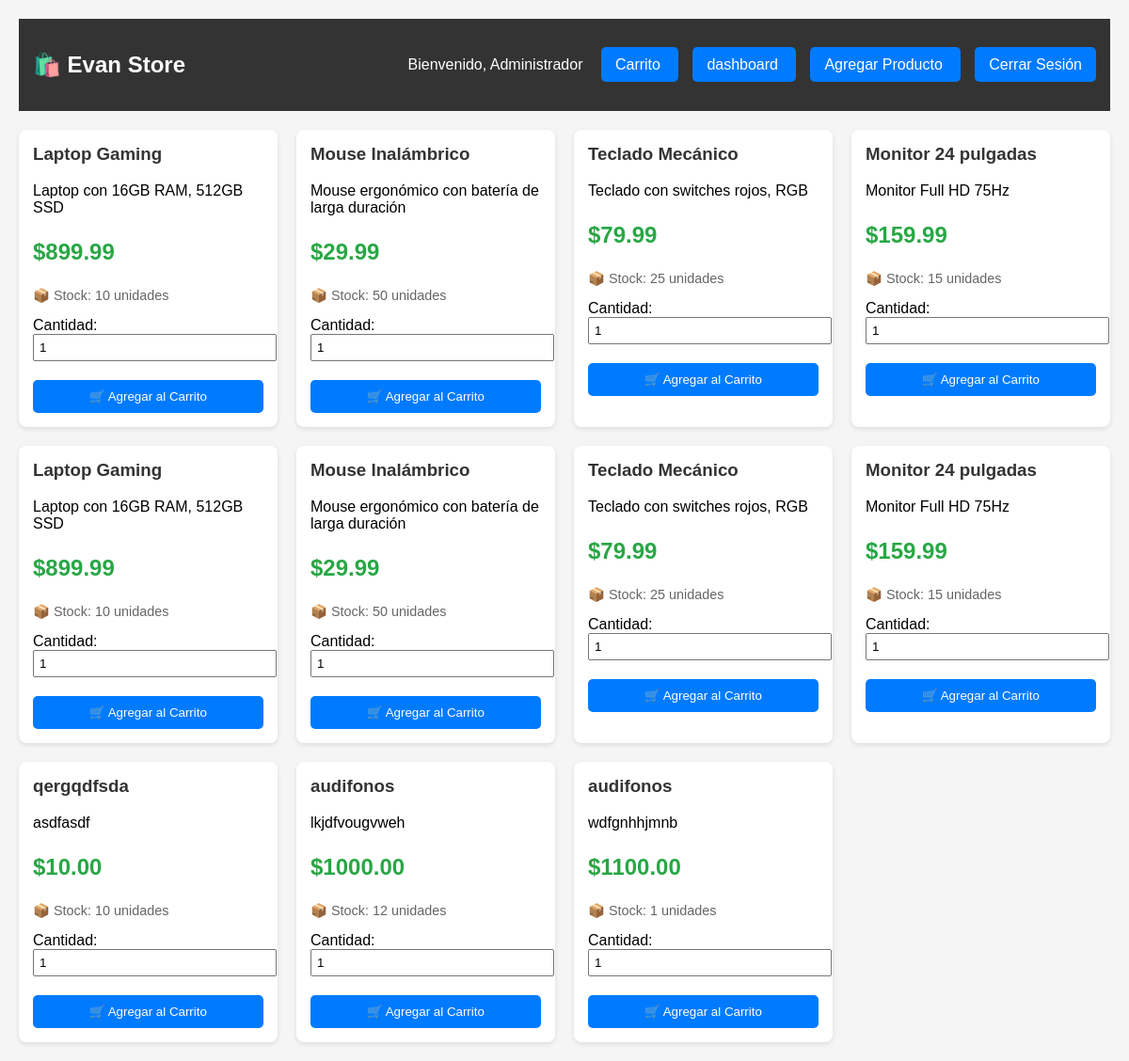
The page /tienda (signed in) on the database as committed earlier.
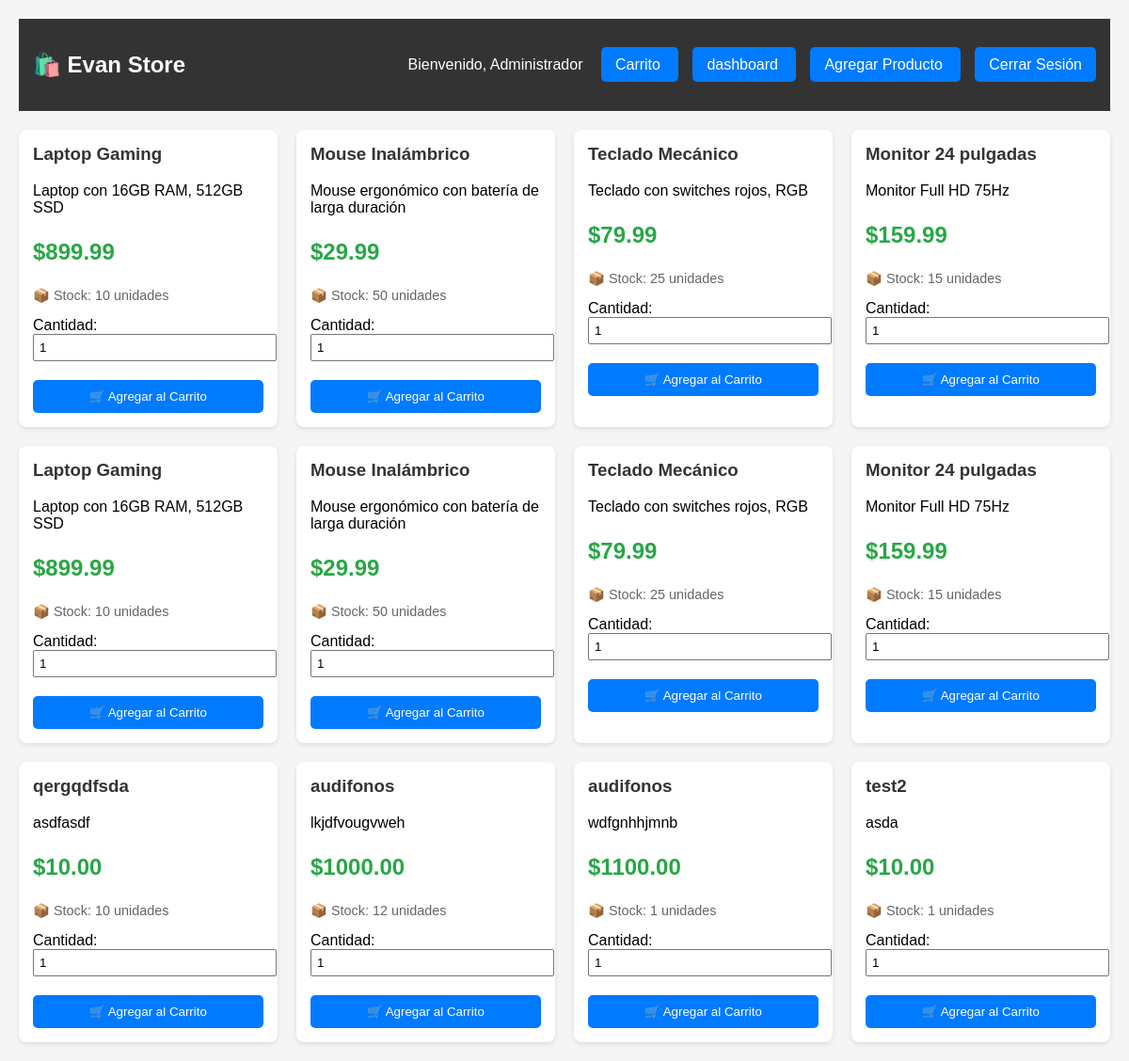
The same page on the database as committed later.
### models.py (models this page shows, shortened)
class Usuario(UserMixin, db.Model):
    id = db.Column(db.Integer, primary_key=True)
    nombre = db.Column(db.String(100), nullable=False)
    usuario = db.Column(db.String(80), unique=True, nullable=False)
    celular = db.Column(db.String(20), nullable=False)
    email = db.Column(db.String(120), unique=True, nullable=False)
    password_hash = db.Column(db.String(255), nullable=False)
    es_admin = db.Column(db.Boolean, default=False)
    fecha_registro = db.Column(db.DateTime, default=datetime.utcnow)

class Producto(db.Model):
    id = db.Column(db.Integer, primary_key=True)
    nombre = db.Column(db.String(200), nullable=False)
    descripcion = db.Column(db.Text)
    precio = db.Column(db.Float, nullable=False)
    stock = db.Column(db.Integer, default=0)
    imagen_url = db.Column(db.String(500))
    categoria = db.Column(db.String(100))
    fecha_creacion = db.Column(db.DateTime, default=datetime.utcnow)

### app.py (the view)
@app.route('/tienda')
@login_required
def tienda():
    productos = Producto.query.all()
    return render_template('productos.html', productos=productos)

### app.py (called while the page is built)
@login_manager.user_loader
def load_user(user_id):
    return Usuario.query.get(int(user_id))

### templates/productos.html (shortened to what this page needs)
<!DOCTYPE html>
<html lang="es">
<head>
</head>
<body>
    <div class="navbar">
    <h2>🛍️ Evan Store</h2>
    <div>
        <span>Bienvenido, {{ current_user.nombre }}</span>
        <a href="{{ url_for('ver_carrito') }}" class="btn btn-primary me-2"> Carrito </a>
        {% if current_user.es_admin %}
            <a href="{{ url_for('dashboard') }}"class="btn btn-primary me-2"> dashboard </a>
            <a href="{{ url_for('nuevo_producto') }}"class="btn btn-primary me-2"> Agregar Producto </a>
        {% endif %}
        <a href="{{ url_for('logout') }}" class="btn btn-primary me-2">Cerrar Sesión</a>
    </div>
    </div>
    <div class="productos-container">
        {% for producto in productos %}
        <div class="producto-card">
            <h3>{{ producto.nombre }}</h3>
            <p>{{ producto.descripcion[:100] if producto.descripcion else 'Sin descripción' }}</p>
            <p class="precio">${{ "%.2f"|format(producto.precio) }}</p>
            <p class="stock">📦 Stock: {{ producto.stock }} unidades</p>
            <label>Cantidad:</label>
            <input type="number" id="cantidad-{{ producto.id }}" value="1" min="1" max="{{ producto.stock }}" style="width: 100%; margin-bottom: 10px; padding: 5px;">
            <button class="btn" onclick="agregarAlCarrito({{ producto.id }})">
                🛒 Agregar al Carrito
            </button>
        </div>
        {% endfor %}
    </div>
</body>
</html>

### templates/productos.html (style rules this page uses)
body { font-family: Arial, sans-serif; margin: 0; padding: 20px; background: #f5f5f5; }
.navbar { background: #333; color: white; padding: 15px; margin-bottom: 20px; display: flex; justify-content: space-between; align-items: center; }
.navbar a { color: white; text-decoration: none; margin-left: 15px; }
.productos-container { display: grid; grid-template-columns: repeat(auto-fill, minmax(250px, 1fr)); gap: 20px; max-width: 1200px; margin: 0 auto; }
.producto-card { background: white; border-radius: 8px; padding: 15px; box-shadow: 0 2px 5px rgba(0,0,0,0.1); }
.producto-card h3 { margin-top: 0; color: #333; }
.precio { font-size: 1.5em; color: #28a745; font-weight: bold; }
.stock { color: #666; font-size: 0.9em; }
.btn { background: #007bff; color: white; border: none; padding: 10px 15px; border-radius: 5px; cursor: pointer; width: 100%; margin-top: 10px; }

Rows that differ between the two databases and show on the page:
added Producto: nombre "test2", descripcion "asda", precio "10.00", stock "1"
